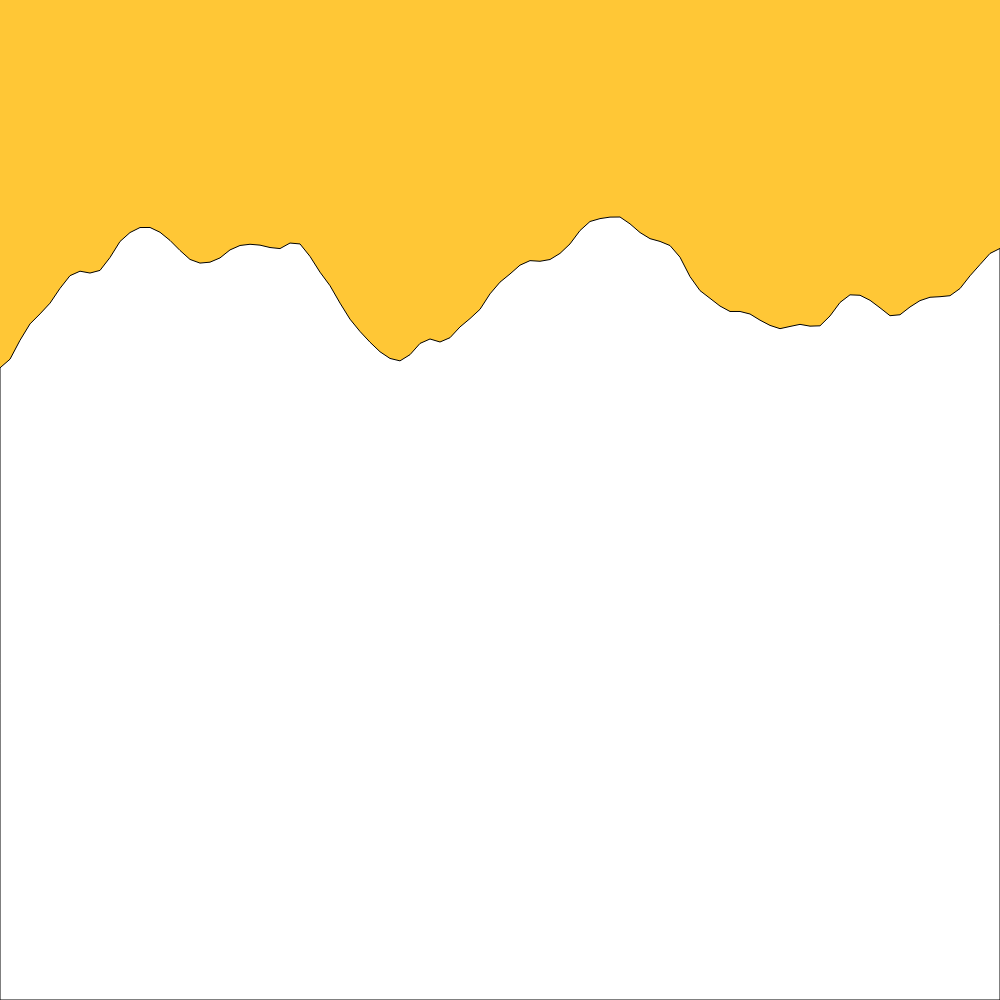
Frame 1 (no input)
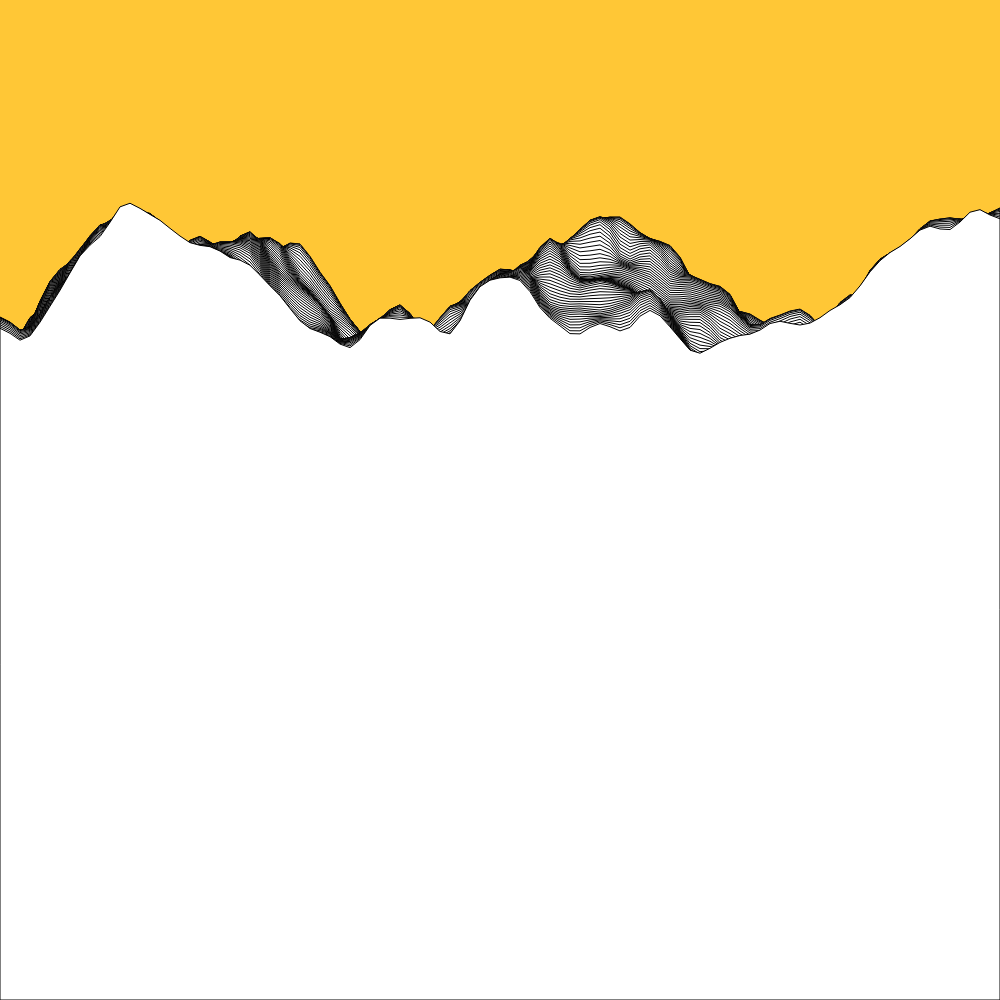
Frame 60 (no input)
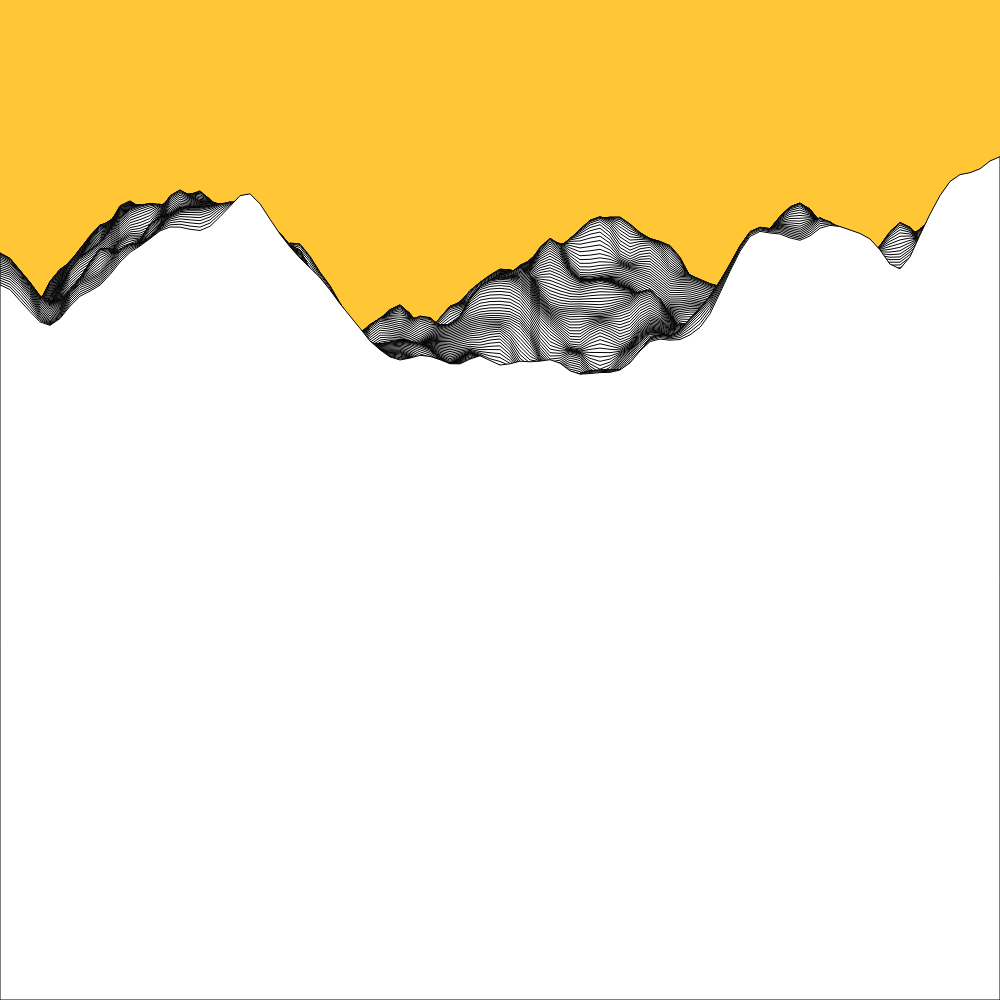
Frame 120 (the mouse pressed at the canvas centre since frame 60)

The p5.js sketch that drew these frames (run headless with seeded random() and noise() and a simulated clock; from frame 60 on, the mouse is pressed at the canvas centre):

// p5.js sketch
// ── sketch.js
const height = 1000;
const width = 1000;

let yoff = 0.0; // 2nd dimension of perlin noise

function setup() {
    createCanvas(width, height);
    background("#FFC736");
}

function draw() {


    // background(51);

    fill(255);
    // We are going to draw a polygon out of the wave points
    beginShape();

    let xoff = 0; // Option #1: 2D Noise
    // let xoff = yoff; // Option #2: 1D Noise

    // Iterate over horizontal pixels
    for (let x = 0; x <= width; x += 10) {
        // Calculate a y value according to noise, map to

        // Option #1: 2D Noise
        let y = map(noise(xoff, yoff), 0, 1, 100, 500);

        // Option #2: 1D Noise
        // let y = map(noise(xoff), 0, 1, 200,300);

        // Set the vertex
        vertex(x, y);
        // Increment x dimension for noise
        xoff += 0.05;
    }
    // increment y dimension for noise
    yoff += 0.01;
    vertex(width, height);
    vertex(0, height);
    endShape(CLOSE);
}
